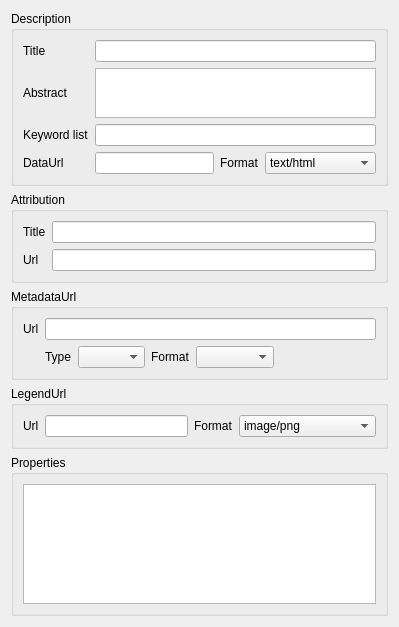
             <widget class="QWidget" name="scrollAreaWidgetContents_2">
              <property name="geometry">
               <rect>
                <x>0</x>
                <y>0</y>
                <width>399</width>
                <height>627</height>
               </rect>
              </property>
              <layout class="QGridLayout" name="gridLayout_3">
               <item row="0" column="0">
                <widget class="QgsCollapsibleGroupBox" name="mMetaDescriptionGrpBx">
                 <property name="title">
                  <string>Description</string>
                 </property>
                 <property name="syncGroup" stdset="0">
                  <string notr="true">vectormeta</string>
                 </property>
                 <layout class="QGridLayout" name="gridLayout_5">
                  <item row="1" column="0">
                   <widget class="QLabel" name="mLayerTitleLabel">
                    <property name="text">
                     <string>Title</string>
                    </property>
                   </widget>
                  </item>
                  <item row="1" column="1">
                   <widget class="QLineEdit" name="mLayerTitleLineEdit"/>
                  </item>
                  <item row="3" column="0">
                   <widget class="QLabel" name="mLayerAbstractLabel">
                    <property name="text">
                     <string>Abstract</string>
                    </property>
                   </widget>
                  </item>
                  <item row="3" column="1">
                   <widget class="QTextEdit" name="mLayerAbstractTextEdit">
                    <property name="sizePolicy">
                     <sizepolicy hsizetype="Expanding" vsizetype="Minimum">
                      <horstretch>0</horstretch>
                      <verstretch>0</verstretch>
                     </sizepolicy>
                    </property>
                    <property name="maximumSize">
                     <size>
                      <width>16777215</width>
                      <height>50</height>
                     </size>
                    </property>
                   </widget>
                  </item>
                  <item row="5" column="0">
                   <widget class="QLabel" name="mLayerKeywordListLabel">
                    <property name="text">
                     <string>Keyword list</string>
                    </property>
                   </widget>
                  </item>
                  <item row="5" column="1">
                   <widget class="QLineEdit" name="mLayerKeywordListLineEdit"/>
                  </item>
                  <item row="6" column="0">
                   <widget class="QLabel" name="mLayerDataUrlLabel">
                    <property name="text">
                     <string>DataUrl</string>
                    </property>
                   </widget>
                  </item>
                  <item row="6" column="1">
                   <layout class="QHBoxLayout" name="horizontalLayout_7">
                    <item>
                     <widget class="QLineEdit" name="mLayerDataUrlLineEdit"/>
                    </item>
                    <item>
                     <widget class="QLabel" name="mLayerDataUrlFormatLabel">
                      <property name="text">
                       <string>Format</string>
                      </property>
                     </widget>
                    </item>
                    <item>
                     <widget class="QComboBox" name="mLayerDataUrlFormatComboBox">
                      <item>
                       <property name="text">
                        <string notr="true">text/html</string>
                       </property>
                      </item>
                      <item>
                       <property name="text">
                        <string notr="true">text/plain</string>
                       </property>
                      </item>
                      <item>
                       <property name="text">
                        <string notr="true">application/pdf</string>
                       </property>
                      </item>
                     </widget>
                    </item>
                   </layout>
                  </item>
                 </layout>
                </widget>
               </item>
               <item row="1" column="0">
                <widget class="QgsCollapsibleGroupBox" name="mMetaAttributionGrpBx">
                 <property name="title">
                  <string>Attribution</string>
                 </property>
                 <property name="syncGroup" stdset="0">
                  <string notr="true">vectormeta</string>
                 </property>
                 <layout class="QGridLayout" name="gridLayout_7">
                  <item row="0" column="0">
                   <widget class="QLabel" name="mLayerAttributionLabel">
                    <property name="text">
                     <string>Title</string>
                    </property>
                   </widget>
                  </item>
                  <item row="0" column="1">
                   <widget class="QLineEdit" name="mLayerAttributionLineEdit"/>
                  </item>
                  <item row="2" column="0">
                   <widget class="QLabel" name="mLayerAttributionUrlLabel">
                    <property name="text">
                     <string>Url</string>
                    </property>
                   </widget>
                  </item>
                  <item row="2" column="1">
                   <widget class="QLineEdit" name="mLayerAttributionUrlLineEdit"/>
                  </item>
                 </layout>
                </widget>
               </item>
               <item row="2" column="0">
                <widget class="QgsCollapsibleGroupBox" name="mMetaMetaUrlGrpBx">
                 <property name="title">
                  <string>MetadataUrl</string>
                 </property>
                 <property name="syncGroup" stdset="0">
                  <string notr="true">vectormeta</string>
                 </property>
                 <layout class="QGridLayout" name="gridLayout_9">
                  <item row="0" column="0">
                   <widget class="QLabel" name="mLayerMetadataUrlLabel">
                    <property name="text">
                     <string>Url</string>
                    </property>
                   </widget>
                  </item>
                  <item row="0" column="1">
                   <widget class="QLineEdit" name="mLayerMetadataUrlLineEdit"/>
                  </item>
                  <item row="1" column="1">
                   <layout class="QHBoxLayout" name="horizontalLayout_8">
                    <item>
                     <widget class="QLabel" name="mLayerMetadataUrlTypeLabel">
                      <property name="text">
                       <string>Type</string>
                      </property>
                     </widget>
                    </item>
                    <item>
                     <widget class="QComboBox" name="mLayerMetadataUrlTypeComboBox">
                      <item>
                       <property name="text">
                        <string notr="true"/>
                       </property>
                      </item>
                      <item>
                       <property name="text">
                        <string notr="true" extracomment="FGDC-STD-001-1988">FGDC</string>
                       </property>
                      </item>
                      <item>
                       <property name="text">
                        <string notr="true" extracomment="ISO 19115">TC211</string>
                       </property>
                      </item>
                     </widget>
                    </item>
                    <item>
                     <widget class="QLabel" name="mLayerMetadataUrlFormatLabel">
                      <property name="text">
                       <string>Format</string>
                      </property>
                     </widget>
                    </item>
                    <item>
                     <widget class="QComboBox" name="mLayerMetadataUrlFormatComboBox">
                      <item>
                       <property name="text">
                        <string notr="true"/>
                       </property>
                      </item>
                      <item>
                       <property name="text">
                        <string notr="true">text/plain</string>
                       </property>
                      </item>
                      <item>
                       <property name="text">
                        <string notr="true">text/xml</string>
                       </property>
                      </item>
                     </widget>
                    </item>
                    <item>
                     <spacer name="horizontalSpacer_5">
                      <property name="orientation">
                       <enum>Qt::Horizontal</enum>
                      </property>
                      <property name="sizeHint" stdset="0">
                       <size>
                        <width>40</width>
                        <height>20</height>
                       </size>
                      </property>
                     </spacer>
                    </item>
                   </layout>
                  </item>
                 </layout>
                </widget>
               </item>
               <item row="3" column="0">
                <widget class="QgsCollapsibleGroupBox" name="mMetaLegendGrpBx">
                 <property name="title">
                  <string>LegendUrl</string>
                 </property>
                 <layout class="QGridLayout" name="gridLayout_2">
                  <item row="0" column="0">
                   <layout class="QHBoxLayout" name="horizontalLayout_2">
                    <item>
                     <widget class="QLabel" name="mLayerLegendUrlLabel">
                      <property name="text">
                       <string>Url</string>
                      </property>
                     </widget>
                    </item>
                    <item>
                     <widget class="QLineEdit" name="mLayerLegendUrlLineEdit"/>
                    </item>
                    <item>
                     <widget class="QLabel" name="mLayerLegendUrlFormatLabel">
                      <property name="text">
                       <string>Format</string>
                      </property>
                     </widget>
                    </item>
                    <item>
                     <widget class="QComboBox" name="mLayerLegendUrlFormatComboBox">
                      <property name="minimumSize">
                       <size>
                        <width>137</width>
                        <height>0</height>
                       </size>
                      </property>
                      <property name="currentIndex">
                       <number>0</number>
                      </property>
                      <item>
                       <property name="text">
                        <string>image/png</string>
                       </property>
                      </item>
                      <item>
                       <property name="text">
                        <string>image/jpeg</string>
                       </property>
                      </item>
                      <item>
                       <property name="text">
                        <string>image/jpg</string>
                       </property>
                      </item>
                     </widget>
                    </item>
                   </layout>
                  </item>
                 </layout>
                </widget>
               </item>
               <item row="4" column="0">
                <widget class="QgsCollapsibleGroupBox" name="mMetaPropertiesGrpBx">
                 <property name="sizePolicy">
                  <sizepolicy hsizetype="Preferred" vsizetype="Preferred">
                   <horstretch>0</horstretch>
                   <verstretch>5</verstretch>
                  </sizepolicy>
                 </property>
                 <property name="title">
                  <string>Properties</string>
                 </property>
                 <property name="syncGroup" stdset="0">
                  <string notr="true">vectormeta</string>
                 </property>
                 <layout class="QVBoxLayout" name="verticalLayout_9">
                  <item>
                   <widget class="QTextEdit" name="teMetadata">
                    <property name="lineWidth">
                     <number>2</number>
                    </property>
                    <property name="readOnly">
                     <bool>true</bool>
                    </property>
                   </widget>
                  </item>
                 </layout>
                </widget>
               </item>
               <item row="5" column="0">
                <spacer name="verticalSpacer_3">
                 <property name="orientation">
                  <enum>Qt::Vertical</enum>
                 </property>
                 <property name="sizeHint" stdset="0">
                  <size>
                   <width>20</width>
                   <height>0</height>
                  </size>
                 </property>
                </spacer>
               </item>
              </layout>
             </widget>
